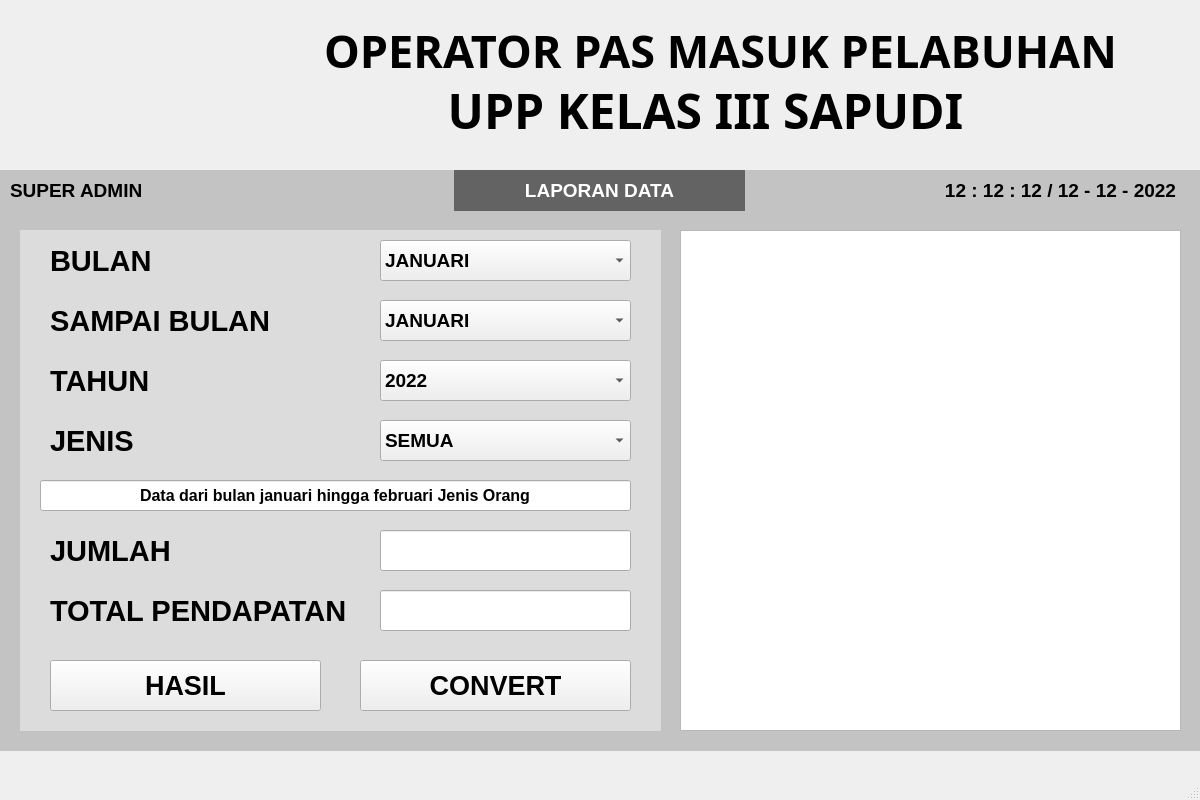
<?xml version="1.0" encoding="UTF-8"?>
<ui version="4.0">
 <class>MainWindow</class>
 <widget class="QMainWindow" name="MainWindow">
  <property name="geometry">
   <rect>
    <x>0</x>
    <y>0</y>
    <width>1200</width>
    <height>800</height>
   </rect>
  </property>
  <property name="mouseTracking">
   <bool>false</bool>
  </property>
  <property name="windowTitle">
   <string>MainWindow</string>
  </property>
  <widget class="QWidget" name="centralwidget">
   <widget class="QLabel" name="header1">
    <property name="geometry">
     <rect>
      <x>250</x>
      <y>10</y>
      <width>941</width>
      <height>81</height>
     </rect>
    </property>
    <property name="font">
     <font>
      <family>Arial Black</family>
      <pointsize>34</pointsize>
      <weight>75</weight>
      <bold>true</bold>
     </font>
    </property>
    <property name="text">
     <string>OPERATOR PAS MASUK PELABUHAN</string>
    </property>
    <property name="alignment">
     <set>Qt::AlignCenter</set>
    </property>
    <property name="margin">
     <number>0</number>
    </property>
   </widget>
   <widget class="QLabel" name="header2">
    <property name="geometry">
     <rect>
      <x>390</x>
      <y>70</y>
      <width>631</width>
      <height>81</height>
     </rect>
    </property>
    <property name="font">
     <font>
      <family>Arial Black</family>
      <pointsize>36</pointsize>
      <weight>75</weight>
      <bold>true</bold>
     </font>
    </property>
    <property name="text">
     <string>UPP KELAS III SAPUDI</string>
    </property>
    <property name="alignment">
     <set>Qt::AlignCenter</set>
    </property>
    <property name="margin">
     <number>0</number>
    </property>
   </widget>
   <widget class="QLabel" name="background1">
    <property name="geometry">
     <rect>
      <x>0</x>
      <y>170</y>
      <width>1200</width>
      <height>581</height>
     </rect>
    </property>
    <property name="styleSheet">
     <string notr="true">background-color: rgb(195, 195, 195);</string>
    </property>
    <property name="text">
     <string/>
    </property>
   </widget>
   <widget class="QLabel" name="logo">
    <property name="geometry">
     <rect>
      <x>20</x>
      <y>10</y>
      <width>231</width>
      <height>151</height>
     </rect>
    </property>
    <property name="styleSheet">
     <string notr="true">image: url(:/logo/logo.png);</string>
    </property>
    <property name="text">
     <string/>
    </property>
   </widget>
   <widget class="QLabel" name="klogin">
    <property name="geometry">
     <rect>
      <x>10</x>
      <y>170</y>
      <width>291</width>
      <height>41</height>
     </rect>
    </property>
    <property name="font">
     <font>
      <family>Arial</family>
      <pointsize>14</pointsize>
      <weight>75</weight>
      <bold>true</bold>
     </font>
    </property>
    <property name="text">
     <string>SUPER ADMIN</string>
    </property>
   </widget>
   <widget class="QLabel" name="waktu">
    <property name="geometry">
     <rect>
      <x>930</x>
      <y>170</y>
      <width>261</width>
      <height>41</height>
     </rect>
    </property>
    <property name="font">
     <font>
      <family>Arial</family>
      <pointsize>14</pointsize>
      <weight>75</weight>
      <bold>true</bold>
     </font>
    </property>
    <property name="text">
     <string>12 : 12 : 12 / 12 - 12 - 2022</string>
    </property>
    <property name="alignment">
     <set>Qt::AlignCenter</set>
    </property>
   </widget>
   <widget class="QLabel" name="keterangan">
    <property name="geometry">
     <rect>
      <x>454</x>
      <y>170</y>
      <width>291</width>
      <height>41</height>
     </rect>
    </property>
    <property name="font">
     <font>
      <family>Arial</family>
      <pointsize>14</pointsize>
      <weight>75</weight>
      <bold>true</bold>
     </font>
    </property>
    <property name="styleSheet">
     <string notr="true">background-color: rgb(99, 99, 99);
color: white;
</string>
    </property>
    <property name="text">
     <string>LAPORAN DATA</string>
    </property>
    <property name="alignment">
     <set>Qt::AlignCenter</set>
    </property>
   </widget>
   <widget class="QTableWidget" name="tpelanggan">
    <property name="geometry">
     <rect>
      <x>680</x>
      <y>230</y>
      <width>501</width>
      <height>501</height>
     </rect>
    </property>
   </widget>
   <widget class="QLabel" name="bgkiri">
    <property name="geometry">
     <rect>
      <x>20</x>
      <y>230</y>
      <width>641</width>
      <height>501</height>
     </rect>
    </property>
    <property name="styleSheet">
     <string notr="true">background-color: rgb(220, 220, 220);</string>
    </property>
    <property name="text">
     <string/>
    </property>
   </widget>
   <widget class="QComboBox" name="cbulanawal">
    <property name="geometry">
     <rect>
      <x>380</x>
      <y>240</y>
      <width>251</width>
      <height>41</height>
     </rect>
    </property>
    <property name="font">
     <font>
      <family>Arial</family>
      <pointsize>14</pointsize>
      <weight>75</weight>
      <bold>true</bold>
     </font>
    </property>
    <property name="layoutDirection">
     <enum>Qt::LeftToRight</enum>
    </property>
    <property name="autoFillBackground">
     <bool>false</bool>
    </property>
    <property name="editable">
     <bool>false</bool>
    </property>
    <property name="currentText">
     <string>JANUARI</string>
    </property>
    <item>
     <property name="text">
      <string>JANUARI</string>
     </property>
    </item>
    <item>
     <property name="text">
      <string>FEBRUARI</string>
     </property>
    </item>
    <item>
     <property name="text">
      <string>MARET</string>
     </property>
    </item>
    <item>
     <property name="text">
      <string>APRIL</string>
     </property>
    </item>
    <item>
     <property name="text">
      <string>MEI</string>
     </property>
    </item>
    <item>
     <property name="text">
      <string>JUNI</string>
     </property>
    </item>
    <item>
     <property name="text">
      <string>JULI</string>
     </property>
    </item>
    <item>
     <property name="text">
      <string>AGUSTUS</string>
     </property>
    </item>
    <item>
     <property name="text">
      <string>SEPTEMBER</string>
     </property>
    </item>
    <item>
     <property name="text">
      <string>OKTOBER</string>
     </property>
    </item>
    <item>
     <property name="text">
      <string>NOVEMBER</string>
     </property>
    </item>
    <item>
     <property name="text">
      <string>DESEMBER</string>
     </property>
    </item>
   </widget>
   <widget class="QComboBox" name="cbulanakhir">
    <property name="geometry">
     <rect>
      <x>380</x>
      <y>300</y>
      <width>251</width>
      <height>41</height>
     </rect>
    </property>
    <property name="font">
     <font>
      <family>Arial</family>
      <pointsize>14</pointsize>
      <weight>75</weight>
      <bold>true</bold>
     </font>
    </property>
    <property name="layoutDirection">
     <enum>Qt::LeftToRight</enum>
    </property>
    <property name="autoFillBackground">
     <bool>false</bool>
    </property>
    <property name="editable">
     <bool>false</bool>
    </property>
    <property name="currentText">
     <string>JANUARI</string>
    </property>
    <item>
     <property name="text">
      <string>JANUARI</string>
     </property>
    </item>
    <item>
     <property name="text">
      <string>FEBRUARI</string>
     </property>
    </item>
    <item>
     <property name="text">
      <string>MARET</string>
     </property>
    </item>
    <item>
     <property name="text">
      <string>APRIL</string>
     </property>
    </item>
    <item>
     <property name="text">
      <string>MEI</string>
     </property>
    </item>
    <item>
     <property name="text">
      <string>JUNI</string>
     </property>
    </item>
    <item>
     <property name="text">
      <string>JULI</string>
     </property>
    </item>
    <item>
     <property name="text">
      <string>AGUSTUS</string>
     </property>
    </item>
    <item>
     <property name="text">
      <string>SEPTEMBER</string>
     </property>
    </item>
    <item>
     <property name="text">
      <string>OKTOBER</string>
     </property>
    </item>
    <item>
     <property name="text">
      <string>NOVEMBER</string>
     </property>
    </item>
    <item>
     <property name="text">
      <string>DESEMBER</string>
     </property>
    </item>
   </widget>
   <widget class="QComboBox" name="ctahun">
    <property name="geometry">
     <rect>
      <x>380</x>
      <y>360</y>
      <width>251</width>
      <height>41</height>
     </rect>
    </property>
    <property name="font">
     <font>
      <family>Arial</family>
      <pointsize>14</pointsize>
      <weight>75</weight>
      <bold>true</bold>
     </font>
    </property>
    <item>
     <property name="text">
      <string>2022</string>
     </property>
    </item>
    <item>
     <property name="text">
      <string>2023</string>
     </property>
    </item>
    <item>
     <property name="text">
      <string>2024</string>
     </property>
    </item>
    <item>
     <property name="text">
      <string>2025</string>
     </property>
    </item>
    <item>
     <property name="text">
      <string>2026</string>
     </property>
    </item>
    <item>
     <property name="text">
      <string>2027</string>
     </property>
    </item>
    <item>
     <property name="text">
      <string>2028</string>
     </property>
    </item>
    <item>
     <property name="text">
      <string>2029</string>
     </property>
    </item>
    <item>
     <property name="text">
      <string>2030</string>
     </property>
    </item>
   </widget>
   <widget class="QComboBox" name="cjenis">
    <property name="geometry">
     <rect>
      <x>380</x>
      <y>420</y>
      <width>251</width>
      <height>41</height>
     </rect>
    </property>
    <property name="font">
     <font>
      <family>Arial</family>
      <pointsize>14</pointsize>
      <weight>75</weight>
      <bold>true</bold>
     </font>
    </property>
    <property name="layoutDirection">
     <enum>Qt::LeftToRight</enum>
    </property>
    <property name="autoFillBackground">
     <bool>false</bool>
    </property>
    <property name="editable">
     <bool>false</bool>
    </property>
    <property name="currentText">
     <string>SEMUA</string>
    </property>
    <item>
     <property name="text">
      <string>SEMUA</string>
     </property>
    </item>
    <item>
     <property name="text">
      <string>ORANG</string>
     </property>
    </item>
    <item>
     <property name="text">
      <string>RODA 2</string>
     </property>
    </item>
    <item>
     <property name="text">
      <string>RODA 3</string>
     </property>
    </item>
    <item>
     <property name="text">
      <string>RODA 4</string>
     </property>
    </item>
    <item>
     <property name="text">
      <string>TRUCK</string>
     </property>
    </item>
   </widget>
   <widget class="QLineEdit" name="lketerangan">
    <property name="geometry">
     <rect>
      <x>40</x>
      <y>480</y>
      <width>591</width>
      <height>31</height>
     </rect>
    </property>
    <property name="font">
     <font>
      <family>Arial</family>
      <pointsize>12</pointsize>
      <weight>75</weight>
      <bold>true</bold>
     </font>
    </property>
    <property name="text">
     <string>Data dari bulan januari hingga februari Jenis Orang</string>
    </property>
    <property name="alignment">
     <set>Qt::AlignCenter</set>
    </property>
   </widget>
   <widget class="QLineEdit" name="lejumlah">
    <property name="geometry">
     <rect>
      <x>380</x>
      <y>530</y>
      <width>251</width>
      <height>41</height>
     </rect>
    </property>
    <property name="font">
     <font>
      <family>Arial</family>
      <pointsize>18</pointsize>
      <weight>75</weight>
      <bold>true</bold>
     </font>
    </property>
    <property name="text">
     <string/>
    </property>
    <property name="readOnly">
     <bool>false</bool>
    </property>
   </widget>
   <widget class="QLineEdit" name="letotal">
    <property name="geometry">
     <rect>
      <x>380</x>
      <y>590</y>
      <width>251</width>
      <height>41</height>
     </rect>
    </property>
    <property name="font">
     <font>
      <family>Arial</family>
      <pointsize>18</pointsize>
      <weight>75</weight>
      <bold>true</bold>
     </font>
    </property>
    <property name="readOnly">
     <bool>false</bool>
    </property>
   </widget>
   <widget class="QPushButton" name="phasil">
    <property name="geometry">
     <rect>
      <x>50</x>
      <y>660</y>
      <width>271</width>
      <height>51</height>
     </rect>
    </property>
    <property name="font">
     <font>
      <family>Arial</family>
      <pointsize>20</pointsize>
      <weight>75</weight>
      <bold>true</bold>
     </font>
    </property>
    <property name="text">
     <string>HASIL</string>
    </property>
   </widget>
   <widget class="QPushButton" name="pconvert">
    <property name="geometry">
     <rect>
      <x>360</x>
      <y>660</y>
      <width>271</width>
      <height>51</height>
     </rect>
    </property>
    <property name="font">
     <font>
      <family>Arial</family>
      <pointsize>20</pointsize>
      <weight>75</weight>
      <bold>true</bold>
     </font>
    </property>
    <property name="text">
     <string>CONVERT</string>
    </property>
   </widget>
   <widget class="QLabel" name="ljumlah">
    <property name="geometry">
     <rect>
      <x>50</x>
      <y>530</y>
      <width>191</width>
      <height>41</height>
     </rect>
    </property>
    <property name="font">
     <font>
      <family>Arial</family>
      <pointsize>22</pointsize>
      <weight>75</weight>
      <bold>true</bold>
     </font>
    </property>
    <property name="text">
     <string>JUMLAH</string>
    </property>
   </widget>
   <widget class="QLabel" name="ltotal">
    <property name="geometry">
     <rect>
      <x>50</x>
      <y>590</y>
      <width>301</width>
      <height>41</height>
     </rect>
    </property>
    <property name="font">
     <font>
      <family>Arial</family>
      <pointsize>22</pointsize>
      <weight>75</weight>
      <bold>true</bold>
     </font>
    </property>
    <property name="text">
     <string>TOTAL PENDAPATAN</string>
    </property>
   </widget>
   <widget class="QLabel" name="lbulan">
    <property name="geometry">
     <rect>
      <x>50</x>
      <y>240</y>
      <width>301</width>
      <height>41</height>
     </rect>
    </property>
    <property name="font">
     <font>
      <family>Arial</family>
      <pointsize>22</pointsize>
      <weight>75</weight>
      <bold>true</bold>
     </font>
    </property>
    <property name="text">
     <string>BULAN</string>
    </property>
   </widget>
   <widget class="QLabel" name="lsbulan">
    <property name="geometry">
     <rect>
      <x>50</x>
      <y>300</y>
      <width>241</width>
      <height>41</height>
     </rect>
    </property>
    <property name="font">
     <font>
      <family>Arial</family>
      <pointsize>22</pointsize>
      <weight>75</weight>
      <bold>true</bold>
     </font>
    </property>
    <property name="text">
     <string>SAMPAI BULAN</string>
    </property>
   </widget>
   <widget class="QLabel" name="ltahun">
    <property name="geometry">
     <rect>
      <x>50</x>
      <y>360</y>
      <width>171</width>
      <height>41</height>
     </rect>
    </property>
    <property name="font">
     <font>
      <family>Arial</family>
      <pointsize>22</pointsize>
      <weight>75</weight>
      <bold>true</bold>
     </font>
    </property>
    <property name="text">
     <string>TAHUN</string>
    </property>
   </widget>
   <widget class="QLabel" name="ljenis">
    <property name="geometry">
     <rect>
      <x>50</x>
      <y>420</y>
      <width>191</width>
      <height>41</height>
     </rect>
    </property>
    <property name="font">
     <font>
      <family>Arial</family>
      <pointsize>22</pointsize>
      <weight>75</weight>
      <bold>true</bold>
     </font>
    </property>
    <property name="text">
     <string>JENIS</string>
    </property>
   </widget>
  </widget>
  <widget class="QMenuBar" name="menubar">
   <property name="geometry">
    <rect>
     <x>0</x>
     <y>0</y>
     <width>1200</width>
     <height>21</height>
    </rect>
   </property>
  </widget>
  <widget class="QStatusBar" name="statusbar"/>
 </widget>
 <resources>
  <include location="../3. Galih/asset/foto/logo.qrc"/>
 </resources>
 <connections/>
</ui>
